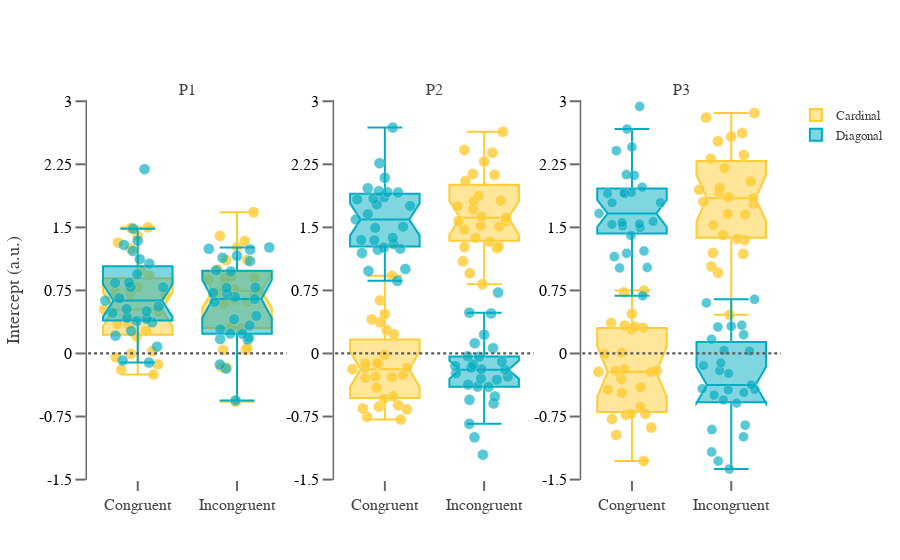

This figure's notebook cell:
### Markdown cell above
<font size="5"> _Supplementary Figure 1B. Intercept for Physical similarity between stimuli samples and previous decisions._

### Code cell
fig = go.Figure()
fig = make_subplots(rows=1, cols=3, subplot_titles=(['P1','P2', 'P3']))
fig.update_yaxes(zeroline=False, zerolinewidth=0, zerolinecolor='Black')
fig.add_shape(type="line", xref="x2", yref="y2", x0=-0.5, y0=0, x1=1.5, y1=0, line=dict(
                color="#595858", width=2.2, dash="dot",))
fig.add_shape(type="line", xref="x3", yref="y3", x0=-0.5, y0=0, x1=1.5, y1=0, line=dict(
                color="#595858", width=2.2, dash="dot",))
fig.add_shape(type="line", xref="x1", yref="y1", x0=-0.5, y0=0, x1=1.5, y1=0, line=dict(
                color="#595858", width=2.2, dash="dot",))

dat = log_reg_cong_stim.loc[(log_reg_cong_stim.nrep == 0) & (log_reg_cong_stim.cond == 'C'),:] 
fig.add_trace(go.Box( 
    y=dat['intercept'], opacity = 0.8, x=dat['cong_stim'], boxpoints='all', jitter=.99, 
    pointpos=0,marker=dict(color='#2A88D4',size=11,opacity=0.8,line=dict(color='#f2f2f2', width=.4)),
    notched=True, notchwidth=0.15,
    name='Cardinal', marker_color=' #ffbf00 '), row=1, col=1)

dat = log_reg_cong_stim.loc[(log_reg_cong_stim.nrep == 0) & (log_reg_cong_stim.cond == 'D'),:] 
fig.add_trace(go.Box(y=dat['intercept'], x=dat['cong_stim'], opacity = 1, showlegend=False,
    boxpoints='all', jitter=.99, 
    pointpos=0,marker=dict(color='#2A88D4',size=11,opacity=0.65,line=dict(color='#f2f2f2', width=.4)),
    notched=True, notchwidth=0.15,
    name='Diagonal', marker_color='#00acc1'), row=1, col=1)

dat = log_reg_cong_stim.loc[(log_reg_cong_stim.nrep == 1) & (log_reg_cong_stim.cond == 'C'),:] 
fig.add_trace(go.Box(y=dat['intercept'], opacity = 0.8, x=dat['cong_stim'], showlegend=False,
    boxpoints='all', jitter=.99, 
    pointpos=0,marker=dict(color='#2A88D4',size=11,opacity=0.8,line=dict(color='#f2f2f2', width=.4)),
    notched=True, notchwidth=0.15,
    name='Cardinal', marker_color='  #ffbf00  '), row=1, col=2) 

dat = log_reg_cong_stim.loc[(log_reg_cong_stim.nrep == 1) & (log_reg_cong_stim.cond == 'D'),:] 
fig.add_trace(go.Box(y=dat['intercept'], x=dat['cong_stim'], opacity = 1, boxpoints='all', jitter=.99, 
    pointpos=0,marker=dict(color='#2A88D4',size=11,opacity=0.65,line=dict(color='#f2f2f2', width=.4)),
    notched=True, notchwidth=0.15,
    name='Diagonal', marker_color='#00acc1'), row=1, col=2) 

dat = log_reg_cong_stim.loc[(log_reg_cong_stim.nrep == 2) & (log_reg_cong_stim.cond == 'C'),:] 
fig.add_trace(go.Box( 
    y=dat['intercept'], opacity = 0.8, x=dat['cong_stim'], showlegend=False,
    boxpoints='all',
    jitter=.99, # add some jitter for a better separation between points
    pointpos=0,marker=dict(color='#2A88D4',size=11,opacity=0.8,line=dict(color='#f2f2f2', width=.4)),
    #boxmean='sd',
    notched=True, notchwidth=0.15,
    name='Cardinal',
    marker_color=' #ffbf00 '), row=1, col=3) 

dat = log_reg_cong_stim.loc[(log_reg_cong_stim.nrep == 2) & (log_reg_cong_stim.cond == 'D'),:] 
fig.add_trace(go.Box( y=dat['intercept'], x=dat['cong_stim'], opacity = 1, showlegend=False,
    boxpoints='all', jitter=.99, # add some jitter for a better separation between points
    pointpos=0,marker=dict(color='#2A88D4',size=10,opacity=0.65,line=dict(color='#f2f2f2', width=.4)),
    notched=True, notchwidth=0.15,
    name='Diagonal', marker_color='#00acc1'), row=1, col=3)

fig.update_layout(boxgroupgap=0)
fig.update_layout(template='plotly_white', xaxis=dict(showgrid=False),
    yaxis=dict(gridcolor='white'))

fig.update_xaxes(showline=False, linewidth=1.5, linecolor='#696969')
fig.update_yaxes(showline=True, linewidth=1.5, linecolor='#696969',
                 tickfont=dict(family='Balto, sans-serif', color='#000000', size=16))
fig.update_xaxes(tickvals = [0, 1], ticktext=['Congruent', 'Incongruent'], 
                 tickangle=0, tickfont=dict(family='Balto, sans-serif', color='#424242', size=16))
fig.update_yaxes(tickvals= [-1.5,-0.75, 0, 0.75, 1.5, 2.25, 3], 
                 ticktext=['-1.5','-0.75', '0', '0.75', '1.5' ,'2.25', '3'])
fig.update_yaxes(ticks="outside", tickwidth=2, tickcolor='#696969', ticklen=10)
fig.update_xaxes(ticks="outside", tickwidth=2, tickcolor='#696969', ticklen=10)

fig.update_yaxes(showgrid=False)
fig.update_layout(
    yaxis_title="Intercept (a.u.)",
    font=dict(family="Balto, sans-serif", size=15, color= "#424242"))

fig.update_layout(
    legend=dict(traceorder="normal", font=dict(family="Balto, sans-serif",size=13,color="#424242")))

fig['layout']['yaxis1'].update(range=[-1.505, 3.015]); fig['layout']['yaxis2'].update(range=[-1.505, 3.015])
fig['layout']['yaxis3'].update(range=[-1.505, 3.015],)

fig.show()

### Figure 1 — Plotly figure (JSON) as saved in the notebook; plotly's stock layout.template omitted (floating-point values rounded to 4 significant figures)
{"data": [{"boxpoints": "all", "jitter": 0.99, "marker": {"color": " #ffbf00 ", "line": {"color": "#f2f2f2", "width": 0.4}, "opacity": 0.8, "size": 11}, "name": "Cardinal", "notched": true, "notchwidth": 0.15, "opacity": 0.8, "pointpos": 0, "type": "box", "x": ["C", "I", "C", "I", "C", "I", "C", "I", "C", "I", "C", "I", "C", "I", "C", "I", "C", "I", "C", "I", "C", "I", "C", "I", "C", "I", "C", "I", "C", "I", "C", "I", "C", "I", "C", "I", "C", "I", "C", "I", "C", "I", "C", "I", "C", "I", "C", "I", "C", "I", "C", "I", "C", "I"], "xaxis": "x", "y": [0.4247, 0.7678, 1.501, 0.912, 0.2706, 0.7449, 0.6516, 0.3, -0.2508, 0.6387, 1.246, 0.8778, 0.5244, -0.575, 1.401, 0.9996, 0.7318, 1.11, -0.00485, 0.04026, -0.1923, 0.3176, 0.9282, 0.6824, 0.9885, 1.338, 0.2048, 0.03898, 0.7902, -0.1598, 0.7068, 0.5878, 1.317, 1.398, 1.493, 1.264, 0.02525, 1.68, 0.6985, 0.8961, 0.3508, 0.6133, 0.771, 1.112, 0.4198, 0.7361, 0.5031, -0.1701, -0.04528, 0.06668, 0.3454, 0.8363, -0.1309, 0.8993], "yaxis": "y"}, {"boxpoints": "all", "jitter": 0.99, "marker": {"color": "#00acc1", "line": {"color": "#f2f2f2", "width": 0.4}, "opacity": 0.65, "size": 11}, "name": "Diagonal", "notched": true, "notchwidth": 0.15, "opacity": 1, "pointpos": 0, "showlegend": false, "type": "box", "x": ["C", "I", "C", "I", "C", "I", "C", "I", "C", "I", "C", "I", "C", "I", "C", "I", "C", "I", "C", "I", "C", "I", "C", "I", "C", "I", "C", "I", "C", "I", "C", "I", "C", "I", "C", "I", "C", "I", "C", "I", "C", "I", "C", "I", "C", "I", "C", "I", "C", "I", "C", "I", "C", "I"], "xaxis": "x", "y": [0.5283, 0.7091, 1.122, 1.245, 1.22, 0.2374, 0.3868, 0.1647, 0.3705, -0.1797, 1.068, 1.261, -0.08261, 0.673, 0.7884, 0.7849, 1.341, 0.2867, 0.2683, 0.1709, 0.5043, -0.1316, 0.4128, 0.2355, 0.8415, 1.099, 0.2113, 0.7802, 0.08129, 0.4478, 0.7908, 0.9747, 1.484, 1.138, 1.291, 0.988, 2.192, 0.332, 0.8412, 0.6476, 0.483, 0.6125, 0.9424, 1.236, 0.6571, 0.4074, 0.5584, 0.7222, -0.1083, -0.5584, 0.6297, 1.16, 0.4247, 0.1911], "yaxis": "y"}, {"boxpoints": "all", "jitter": 0.99, "marker": {"color": "  #ffbf00  ", "line": {"color": "#f2f2f2", "width": 0.4}, "opacity": 0.8, "size": 11}, "name": "Cardinal", "notched": true, "notchwidth": 0.15, "opacity": 0.8, "pointpos": 0, "showlegend": false, "type": "box", "x": ["C", "I", "C", "I", "C", "I", "C", "I", "C", "I", "C", "I", "C", "I", "C", "I", "C", "I", "C", "I", "C", "I", "C", "I", "C", "I", "C", "I", "C", "I", "C", "I", "C", "I", "C", "I", "C", "I", "C", "I", "C", "I", "C", "I", "C", "I", "C", "I", "C", "I", "C", "I", "C", "I"], "xaxis": "x2", "y": [-0.5094, 2.052, -0.169, 2.135, -0.1867, 2.126, -0.6321, 1.876, -0.6645, 1.474, 0.3699, 1.576, -0.7554, 1.271, 0.9241, 1.512, -0.5378, 1.57, -0.6152, 1.267, -0.2896, 1.377, -0.1258, 1.716, 0.4044, 2.421, -0.7862, 1.522, -0.6545, 1.632, 0.2766, 1.614, 0.6315, 2.386, -0.01688, 1.75, -0.2819, 1.813, 0.2282, 2.637, -0.1722, 1.331, 0.4695, 2.285, -0.2742, 1.818, -0.4051, 0.8242, -0.2546, 1.097, -0.1141, 1.254, -0.1183, 0.9544], "yaxis": "y2"}, {"boxpoints": "all", "jitter": 0.99, "marker": {"color": "#00acc1", "line": {"color": "#f2f2f2", "width": 0.4}, "opacity": 0.65, "size": 11}, "name": "Diagonal", "notched": true, "notchwidth": 0.15, "opacity": 1, "pointpos": 0, "type": "box", "x": ["C", "I", "C", "I", "C", "I", "C", "I", "C", "I", "C", "I", "C", "I", "C", "I", "C", "I", "C", "I", "C", "I", "C", "I", "C", "I", "C", "I", "C", "I", "C", "I", "C", "I", "C", "I", "C", "I", "C", "I", "C", "I", "C", "I", "C", "I", "C", "I", "C", "I", "C", "I", "C", "I"], "xaxis": "x2", "y": [1.858, -0.1869, 2.264, -0.1703, 1.658, -0.3126, 1.303, -0.5513, 0.8643, -0.5943, 1.914, 0.4759, 1.347, -0.9975, 1.005, 0.2238, 1.919, -0.09699, 1.235, -0.2991, 1.508, -0.8362, 1.26, -0.3933, 1.833, -0.03387, 1.377, -0.2354, 1.755, -0.5104, 1.349, -0.04035, 2.688, 0.4846, 1.843, 0.06358, 2.09, -0.1488, 1.93, -0.2764, 1.495, -0.396, 1.594, 0.7246, 1.772, -0.3694, 1.195, -0.1311, 0.9816, -1.204, 1.964, 0.1225, 1.246, -0.1922], "yaxis": "y2"}, {"boxpoints": "all", "jitter": 0.99, "marker": {"color": " #ffbf00 ", "line": {"color": "#f2f2f2", "width": 0.4}, "opacity": 0.8, "size": 11}, "name": "Cardinal", "notched": true, "notchwidth": 0.15, "opacity": 0.8, "pointpos": 0, "showlegend": false, "type": "box", "x": ["C", "I", "C", "I", "C", "I", "C", "I", "C", "I", "C", "I", "C", "I", "C", "I", "C", "I", "C", "I", "C", "I", "C", "I", "C", "I", "C", "I", "C", "I", "C", "I", "C", "I", "C", "I", "C", "I", "C", "I", "C", "I", "C", "I", "C", "I", "C", "I", "C", "I", "C", "I", "C", "I"], "xaxis": "x3", "y": [-0.4009, 1.861, -0.2198, 1.915, -0.2082, 2.862, -0.729, 2.315, -0.8811, 1.364, 0.01102, 1.971, -1.278, 1.528, 0.7482, 1.848, -0.4677, 1.78, -0.9695, 1.186, -0.7194, 1.035, -0.2037, 1.804, 0.3313, 2.621, -0.7802, 1.348, -0.7168, 1.653, 0.2857, 1.948, 0.7268, 2.208, 0.4712, 2.58, 0.319, 2.525, 0.3631, 2.806, -0.185, 1.409, 0.307, 2.36, -0.3042, 2.046, -0.4312, 0.4592, -0.6356, 0.96, -0.007372, 1.659, -0.218, 1.196], "yaxis": "y3"}, {"boxpoints": "all", "jitter": 0.99, "marker": {"color": "#00acc1", "line": {"color": "#f2f2f2", "width": 0.4}, "opacity": 0.65, "size": 10}, "name": "Diagonal", "notched": true, "notchwidth": 0.15, "opacity": 1, "pointpos": 0, "showlegend": false, "type": "box", "x": ["C", "I", "C", "I", "C", "I", "C", "I", "C", "I", "C", "I", "C", "I", "C", "I", "C", "I", "C", "I", "C", "I", "C", "I", "C", "I", "C", "I", "C", "I", "C", "I", "C", "I", "C", "I", "C", "I", "C", "I", "C", "I", "C", "I", "C", "I", "C", "I", "C", "I", "C", "I", "C", "I"], "xaxis": "x3", "y": [1.666, 0.03876, 2.128, -0.205, 1.977, -0.5901, 1.903, -1.171, 1.017, -0.9916, 1.91, 0.3237, 1.191, -1.28, 1.793, 0.168, 1.794, 0.0286, 1.152, -0.9056, 1.219, -0.8523, 1.022, -0.4641, 1.914, -0.4341, 1.558, -0.3739, 1.896, -0.2377, 1.534, 0.3356, 2.939, 0.6016, 2.413, 0.3151, 2.669, -0.1131, 2.457, -0.1439, 1.539, -0.4953, 1.57, 0.6438, 1.403, -0.4291, 1.496, -0.5523, 0.6865, -1.375, 2.118, 0.2236, 1.516, -0.4188], "yaxis": "y3"}], "layout": {"annotations": [{"font": {"size": 16}, "showarrow": false, "text": "P1", "x": 0.1444, "xanchor": "center", "xref": "paper", "y": 1, "yanchor": "bottom", "yref": "paper"}, {"font": {"size": 16}, "showarrow": false, "text": "P2", "x": 0.5, "xanchor": "center", "xref": "paper", "y": 1, "yanchor": "bottom", "yref": "paper"}, {"font": {"size": 16}, "showarrow": false, "text": "P3", "x": 0.8556, "xanchor": "center", "xref": "paper", "y": 1, "yanchor": "bottom", "yref": "paper"}], "autosize": true, "boxgroupgap": 0, "font": {"color": "#424242", "family": "Balto, sans-serif", "size": 15}, "legend": {"font": {"color": "#424242", "family": "Balto, sans-serif", "size": 13}, "traceorder": "normal"}, "shapes": [{"line": {"color": "#595858", "dash": "dot", "width": 2.2}, "type": "line", "x0": -0.5, "x1": 1.5, "xref": "x2", "y0": 0, "y1": 0, "yref": "y2"}, {"line": {"color": "#595858", "dash": "dot", "width": 2.2}, "type": "line", "x0": -0.5, "x1": 1.5, "xref": "x3", "y0": 0, "y1": 0, "yref": "y3"}, {"line": {"color": "#595858", "dash": "dot", "width": 2.2}, "type": "line", "x0": -0.5, "x1": 1.5, "xref": "x", "y0": 0, "y1": 0, "yref": "y"}], "xaxis": {"anchor": "y", "autorange": true, "domain": [0, 0.2889], "linecolor": "#696969", "linewidth": 1.5, "range": [-0.5066, 1.507], "showgrid": false, "showline": false, "tickangle": 0, "tickcolor": "#696969", "tickfont": {"color": "#424242", "family": "Balto, sans-serif", "size": 16}, "ticklen": 10, "ticks": "outside", "ticktext": ["Congruent", "Incongruent"], "tickvals": [0, 1], "tickwidth": 2, "type": "category"}, "xaxis2": {"anchor": "y2", "autorange": true, "domain": [0.3556, 0.6444], "linecolor": "#696969", "linewidth": 1.5, "range": [-0.5066, 1.507], "showline": false, "tickangle": 0, "tickcolor": "#696969", "tickfont": {"color": "#424242", "family": "Balto, sans-serif", "size": 16}, "ticklen": 10, "ticks": "outside", "ticktext": ["Congruent", "Incongruent"], "tickvals": [0, 1], "tickwidth": 2, "type": "category"}, "xaxis3": {"anchor": "y3", "autorange": true, "domain": [0.7111, 1], "linecolor": "#696969", "linewidth": 1.5, "range": [-0.5066, 1.507], "showline": false, "tickangle": 0, "tickcolor": "#696969", "tickfont": {"color": "#424242", "family": "Balto, sans-serif", "size": 16}, "ticklen": 10, "ticks": "outside", "ticktext": ["Congruent", "Incongruent"], "tickvals": [0, 1], "tickwidth": 2, "type": "category"}, "yaxis": {"anchor": "x", "domain": [0, 1], "gridcolor": "white", "linecolor": "#696969", "linewidth": 1.5, "range": [-1.505, 3.015], "showgrid": false, "showline": true, "tickcolor": "#696969", "tickfont": {"color": "#000000", "family": "Balto, sans-serif", "size": 16}, "ticklen": 10, "ticks": "outside", "ticktext": ["-1.5", "-0.75", "0", "0.75", "1.5", "2.25", "3"], "tickvals": [-1.5, -0.75, 0, 0.75, 1.5, 2.25, 3], "tickwidth": 2, "title": {"text": "Intercept (a.u.)"}, "type": "linear", "zeroline": false, "zerolinecolor": "Black", "zerolinewidth": 0}, "yaxis2": {"anchor": "x2", "domain": [0, 1], "linecolor": "#696969", "linewidth": 1.5, "range": [-1.505, 3.015], "showgrid": false, "showline": true, "tickcolor": "#696969", "tickfont": {"color": "#000000", "family": "Balto, sans-serif", "size": 16}, "ticklen": 10, "ticks": "outside", "ticktext": ["-1.5", "-0.75", "0", "0.75", "1.5", "2.25", "3"], "tickvals": [-1.5, -0.75, 0, 0.75, 1.5, 2.25, 3], "tickwidth": 2, "type": "linear", "zeroline": false, "zerolinecolor": "Black", "zerolinewidth": 0}, "yaxis3": {"anchor": "x3", "domain": [0, 1], "linecolor": "#696969", "linewidth": 1.5, "range": [-1.505, 3.015], "showgrid": false, "showline": true, "tickcolor": "#696969", "tickfont": {"color": "#000000", "family": "Balto, sans-serif", "size": 16}, "ticklen": 10, "ticks": "outside", "ticktext": ["-1.5", "-0.75", "0", "0.75", "1.5", "2.25", "3"], "tickvals": [-1.5, -0.75, 0, 0.75, 1.5, 2.25, 3], "tickwidth": 2, "type": "linear", "zeroline": false, "zerolinecolor": "Black", "zerolinewidth": 0}}}
